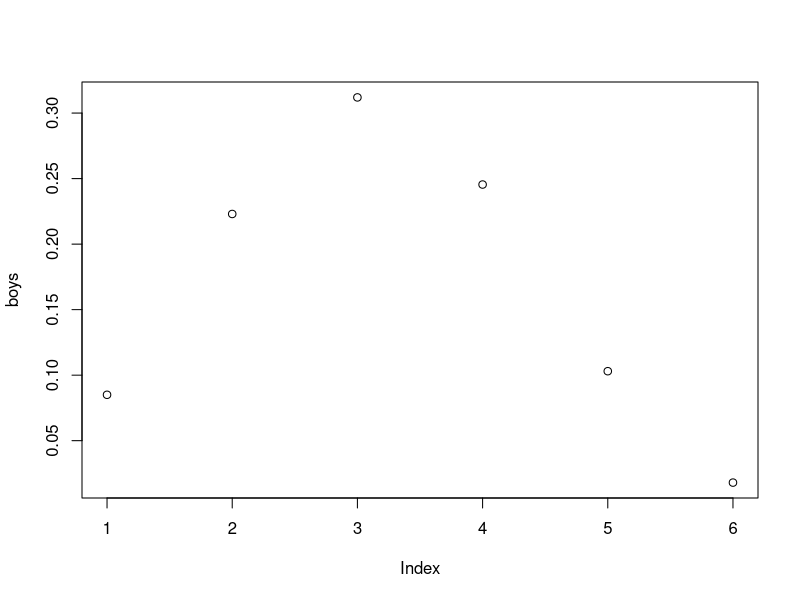
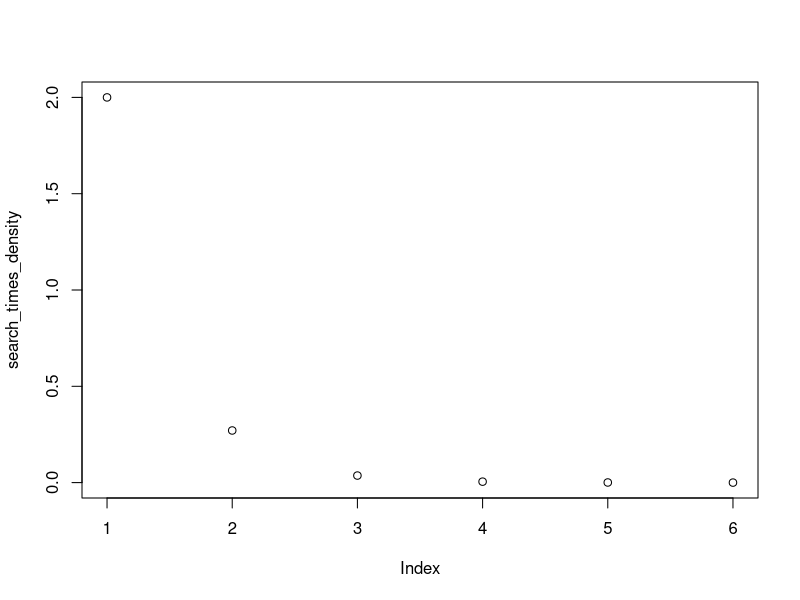
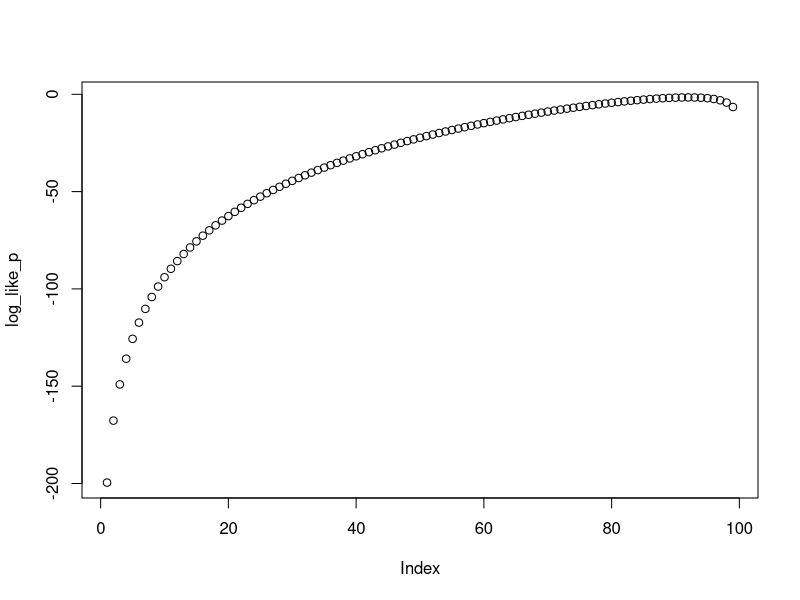
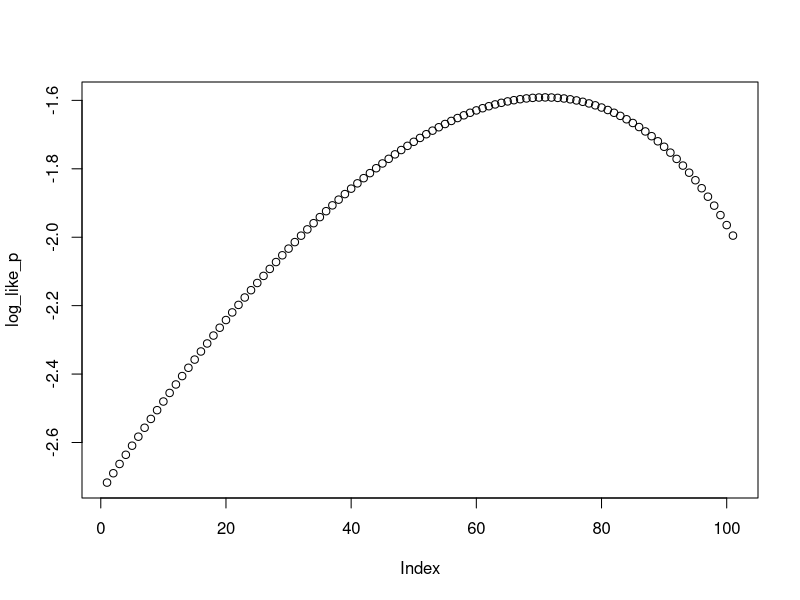
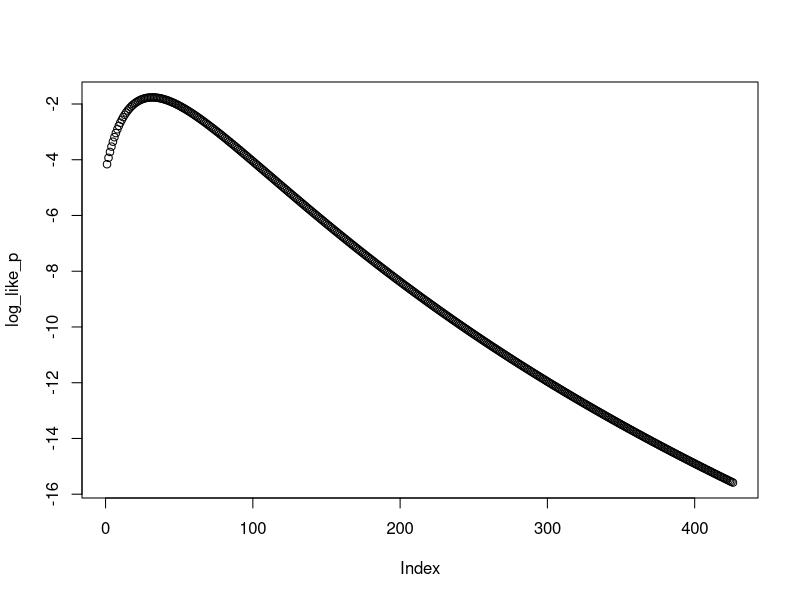

Recreate these plots in R, in order.

# Warmup ------------------------------------------------------------------

# The probability of heads in a coin toss is 0.5. If you flip a coin 10 times, what is the probability of obtaining exactly 5 heads and 5 tails?

dbinom(5, size = 10, prob = 0.5)

# The fraction of human babies born who are boys is about 0.512. 
# If 20 newborn babies are randomly sampled, what is the probability that exactly 10 are boys?
dbinom(10, size = 20, prob = 0.512)


# Plot the entire probability distribution for the number of boys in families having six children. 
# Assume the probability that any one child is a boy is 0.512.

boys <- dbinom(1, size = 6, prob = 0.512)
boys[2] <- dbinom(2, size = 6, prob = 0.512)
boys[3] <- dbinom(3, size = 6, prob = 0.512)
boys[4] <- dbinom(4, size = 6, prob = 0.512)
boys[5] <- dbinom(5, size = 6, prob = 0.512)
boys[6] <- dbinom(6, size = 6, prob = 0.512)

plot(boys)

# If the probability of dying in any given year is 0.1, 
# what fraction of individuals are expected to survive 10 years and then die in their 11th year?

dgeom(10, prob = 0.1)

# If the probability of death in any give year is 0.1, 
# what fraction of individuals die before they reach their 6th birthday

dgeom(0, prob = 0.1) + dgeom(1, prob = 0.1) + dgeom(2, prob = 0.1) + dgeom(3, prob = 0.1) + dgeom(4, prob = 0.1) + dgeom(5, prob = 0.1)


# Imagine an environment in which the mean search time between prey items is 0.5 hours. 
# What is the probability density corresponding to a search time of 2 hours?

search_times <- c(0:5)
search_times_density <- dexp(search_times, rate = 2)
plot(search_times_density)

# Illegal tender ----------------------------------------------------------

# Generate a vector that includes a range of possible values for the population proportion p, 
# from 0.01 to 0.99 in increments of 0.01.
p <- seq(0.01, 0.99, by = 0.01)

# Given the dollar bill data above, calculate the log-likelihood of each value for p.
log_like_p <- dbinom(46, size = 50, prob = p, log = TRUE)

# Create a line plot of the log-likelihood against the range of values for p. 
# What is the resulting curve called? 
# Can you see approximately the value of p corresponding to the highest point of the curve? 
# What is this value called?

plot(log_like_p)

# To get closer to this value, repeat steps (1) to (3) 
# using a narrower range of values for p surrounding the highest point in the curve.
p <- seq(0.85, 0.95, by = 0.001)
log_like_p <- dbinom(46, size = 50, prob = p, log = TRUE)
plot(log_like_p)

# Use your results to determine the maximum likelihood estimate of the proportion 
# of US 1-dollar bills contaminated with cocaine.
p[log_like_p == max(log_like_p)]

# 95% confidence intervals 
max(log_like_p) - (1.92)
log_like_p < max(log_like_p) - (1.92)

# Left handed flowers -----------------------------------------------------



# counting elephants ------------------------------------------------------

x <- 15
k <- 74
m <- 27
n <- seq(75,500)
# calculate the maximum likelihood estimate for the total number of elephants in the park
log_like_p <- dhyper(x, m, n, k, log = TRUE)
plot(log_like_p)

# maximum likelihood estimate 
n[log_like_p == max(log_like_p)] + m

# 95% confidence interval
min(n[log_like_p >= max(log_like_p) - (1.92) & log_like_p <= max(log_like_p) + (1.92)] + m)
max(n[log_like_p >= max(log_like_p) - (1.92) & log_like_p <= max(log_like_p) + (1.92)] + m)
